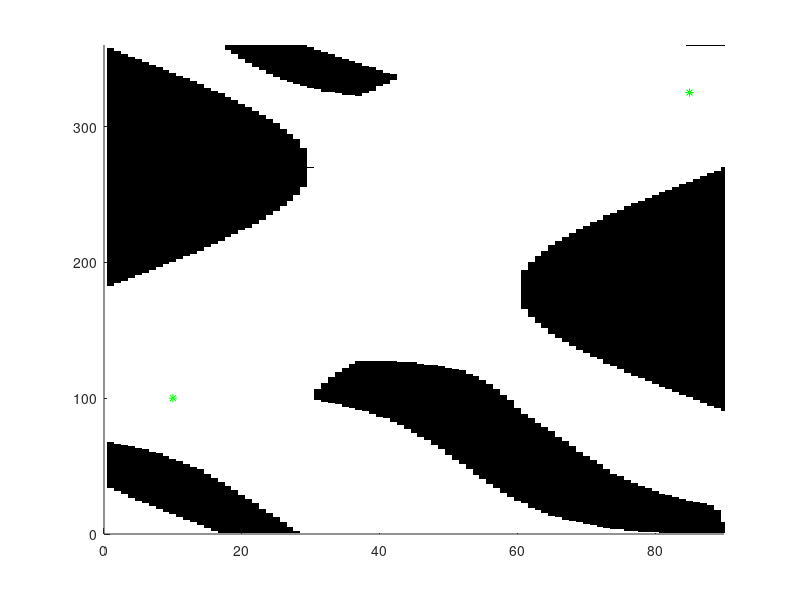

Source code (MATLAB): (Note: this script raises an error after producing the figure.)
% reference http://www.mathworks.com/help/gads/genetic-algorithm-options.html

close all
%% Simulation Params
numSimulations = 3;

%% GA Configuration Params
PopulationSize = 125;
Generations = 25;

coefRangeMin = -100;
coefRangeMax = 100;

obstacleWeight = 1;
lengthWeightFactor = 0; 
lineResolution = 1; % The line is checked this often for collisions against the configurations space map

TerminationConvergenceTolerance = 0.1;
NumGensAvg = 10;

crossoverFraction = 0.80; % fraction of population that will reproduce
eliteCount = 1; %floor(PopulationSize * 0.01);
% ratio = 0.5;
% crossoverFunction = {@crossoverintermediate, ratio};
crossoverFunction = @crossoverheuristic;

mutationFunction = @mutationadaptfeasible;

fitnessScalingFunction = @fitscalingprop;

% tournamentSize = PopulationSize * 0.1;
tournamentSize = 6;
selectionFunction = {@selectiontournament, tournamentSize};
%selectionFunction = @selectionstochunif;

%% Robot Start&End Point
startPt = [10; 100];
endPt = [85; 325];

%% Setup Plot

% Load obstacle Grid
obsGrid = importdata('obsGrid.mat');

mapPlot = figure; 
hold on;
[xDim yDim] = size(obsGrid);
axis([0 xDim 0 yDim]);
image(100*(1-obsGrid)');
colormap(gray);
plot(startPt(1), startPt(2), 'g*', 'MarkerSize',6);
plot(endPt(1), endPt(2), 'g*', 'MarkerSize',6);

t = startPt(1):0.1:endPt(1);

%%%%%%%%%%%%%%%%%%%%%%%%%%%%%%%%%%
% Iterate through all simulations%
%%%%%%%%%%%%%%%%%%%%%%%%%%%%%%%%%%
for j=1:numSimulations
%% Number of variables in chromosome
nvars = 5;

%% Coefficient (Gene) cosntraints
low = zeros(nvars,1);
upp = zeros(nvars,1);
range = zeros(2,nvars);

min = coefRangeMin;
max = coefRangeMax;

for(i = 1:nvars)
    low(i) = min;
    upp(i) = max;
    range(1,i) = min;
    range(2,i) = max;
end
PopulationInitializationRange = range;
%% Linear Equalities
x1 = startPt(1);
x2 = endPt(1);

y1 = startPt(2);
y2 = endPt(2);

A_linEq = zeros(2, nvars);
for(i = 1:nvars)
    A_linEq(1,i) = x1^(i-1);
    A_linEq(2,i) = x2^(i-1);
end
    
b_linEq = [y1; y2];

%% Generate initial population
% initialPopulation = coefRangeMin + (coefRangeMax - coefRangeMin)*rand(PopulationSize,nvars);
% initialPopulation(1,:) = [0 ((startPt(2) - endPt(2)) / (startPt(1) - endPt(1))) 0 0 0];  

%% Call GA function
options = gaoptimset('PopInitRange',range);
options = gaoptimset(options,'PopulationSize',PopulationSize);
options = gaoptimset(options,'PopInitRange',PopulationInitializationRange);
% options = gaoptimset(options,'InitialPopulation', initialPopulation);

options = gaoptimset(options,'Generations',Generations);
% options = gaoptimset(options,'PlotFcns',{@gaplotbestf, @gaplotstopping});
options = gaoptimset(options,'TolFun',TerminationConvergenceTolerance);
options = gaoptimset(options,'StallGenLimit',NumGensAvg);
options = gaoptimset(options,'SelectionFcn',selectionFunction);
options = gaoptimset(options,'MutationFcn', mutationFunction);
options = gaoptimset(options,'CrossoverFraction', crossoverFraction);
options = gaoptimset(options,'CrossoverFcn', crossoverFunction);
options = gaoptimset(options,'EliteCount', eliteCount);
options = gaoptimset(options,'FitnessScalingFcn', fitnessScalingFunction);

[x, Fval, exitFlag, Output] = ga(@(x) AKfitness(x,startPt, endPt, obstacleWeight, lengthWeightFactor, lineResolution),nvars,[],[],A_linEq,b_linEq,low,upp,[],[],options);

fprintf('Fitness Value = %g\n', Fval);
fprintf('Generations   = %g\n', Output.generations);
format short;
fprintf('y = %.3g + (%.3g)x + (%.3g)x^2 + (%.3g)x^3 + (%.3g)x^4 \n', x(1), x(2), x(3), x(4), x(5));

figure(mapPlot);
plot(t,x(1)+x(2)*t + x(3)*t.^2 + x(4)*t.^3 + x(5)*t.^4, 'r');

%fprintf('Length = (%.3g)', minLength(x, startPt, endPt));

end

disp '_Done'